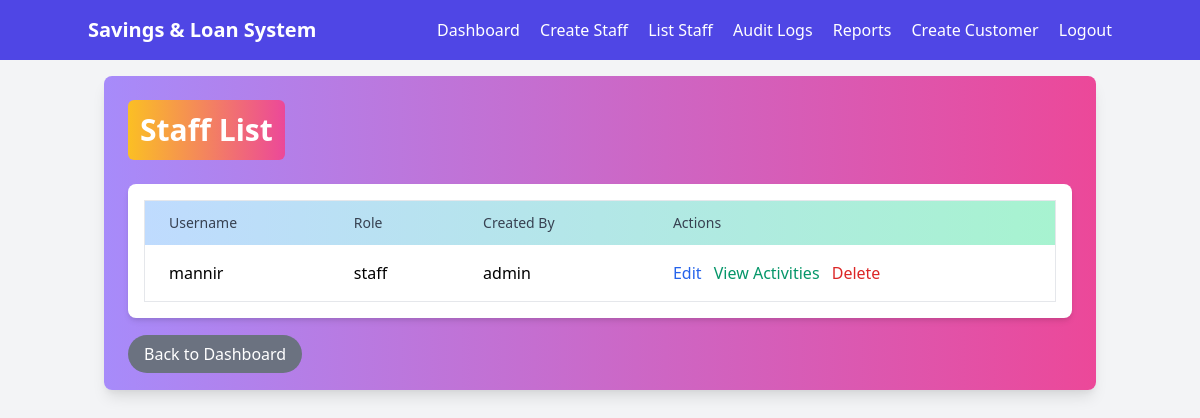
Page /list_staff (signed in) on the committed database.
### savings_loan_app.py (models this page shows)
class User(UserMixin, db.Model):
    __tablename__ = 'user'
    id = db.Column(db.Integer, primary_key=True)
    username = db.Column(db.String(50), unique=True, nullable=False)
    password = db.Column(db.String(100), nullable=False)
    role = db.Column(db.String(20), nullable=False)  # admin or staff
    created_by = db.Column(db.Integer, db.ForeignKey('user.id'), nullable=True)

### savings_loan_app.py (the view)
@app.route('/list_staff')
@login_required
def list_staff():
    if current_user.role != 'admin':
        flash('Unauthorized', 'error')
        return redirect(url_for('dashboard'))
    staff_users = db.session.query(User).filter_by(role='staff').all()
    staff_with_details = [
        {
            'id': staff.id,
            'username': staff.username,
            'role': staff.role,
            'created_by_username': db.session.get(User, staff.created_by).username if staff.created_by and db.session.get(User, staff.created_by) else 'N/A'
        }
        for staff in staff_users
    ]
    return render_template('list_staff.html', staff_users=staff_with_details)

### savings_loan_app.py (called while the page is built)
@login_manager.user_loader
def load_user(user_id):
    return db.session.get(User, int(user_id))

### templates/list_staff.html (shortened to what this page needs)
{% extends "base.html" %}
{% block content %}
<div class="bg-gradient-to-r from-purple-400 to-pink-500 shadow-lg rounded-lg p-6 animate-fade-in">
    <h1 class="text-3xl font-extrabold text-white mb-6 bg-gradient-to-r from-yellow-400 to-gold-600 p-3 rounded-md inline-block animate-bounce-slow">Staff List</h1>
    <div class="bg-white p-4 rounded-lg shadow-md">
        {% if staff_users %}
            <div class="overflow-x-auto animate-fade-in-slow">
                <table class="min-w-full bg-white border border-gray-200 rounded-lg">
                    <thead class="bg-gradient-to-r from-blue-200 to-green-200">
                        <tr>
                            <th class="px-6 py-3 text-left text-sm font-medium text-gray-700">Username</th>
                            <th class="px-6 py-3 text-left text-sm font-medium text-gray-700">Role</th>
                            <th class="px-6 py-3 text-left text-sm font-medium text-gray-700">Created By</th>
                            <th class="px-6 py-3 text-left text-sm font-medium text-gray-700">Actions</th>
                        </tr>
                    </thead>
                    <tbody class="divide-y divide-gray-200">
                        {% for staff in staff_users %}
                            <tr class="hover:bg-gray-50 transition duration-200">
                                <td class="px-6 py-4 whitespace-nowrap">{{ staff.username }}</td>
                                <td class="px-6 py-4 whitespace-nowrap">{{ staff.role }}</td>
                                <td class="px-6 py-4 whitespace-nowrap">{{ staff.created_by_username }}</td>
                                <td class="px-6 py-4 whitespace-nowrap">
                                    <a href="{{ url_for('edit_staff', staff_id=staff.id) }}" class="text-blue-600 hover:underline">Edit</a>
                                    <a href="{{ url_for('staff_activities', staff_id=staff.id) }}" class="text-green-600 hover:underline ml-2">View Activities</a>
                                    <form action="{{ url_for('delete_staff', staff_id=staff.id) }}" method="POST" style="display:inline;">
                                        <button type="submit" class="text-red-600 hover:underline ml-2" onclick="return confirm('Are you sure you want to delete {{ staff.username }}?');">Delete</button>
                                    </form>
                                </td>
                            </tr>
                        {% endfor %}
                    </tbody>
                </table>
            </div>
        {% else %}
            <p class="text-gray-600">No staff members found.</p>
        {% endif %}
    </div>
    <div class="mt-6">
        <a href="{{ url_for('dashboard') }}" class="bg-gray-500 text-white px-4 py-2 rounded-full hover:bg-gray-600 transition duration-300 transform hover:scale-105">Back to Dashboard</a>
    </div>
</div>
{% endblock %}

### templates/list_staff.html (style rules this page uses)
.animate-fade-in { animation: fadeIn 1s ease-in; }
.animate-fade-in-slow { animation: fadeIn 2s ease-in; }
.animate-bounce-slow { animation: bounce 2s infinite; }

### rows in the picture
User: username "mannir", role "staff"
User: created_by_username "admin"
